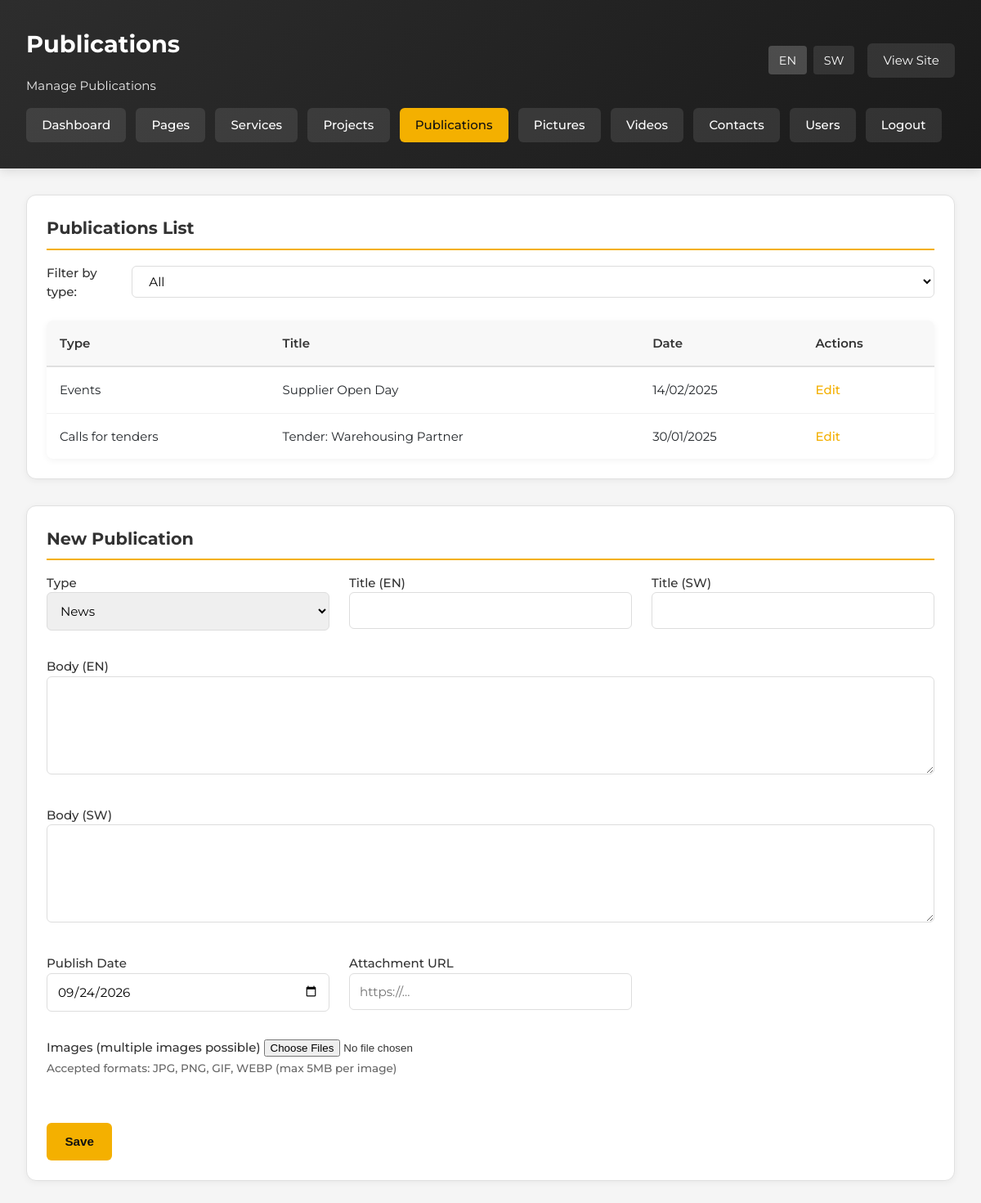
The page /admin/publications.php (signed in) on the database its author committed.
### tables this page shows
CREATE TABLE IF NOT EXISTS publications (
    id INT AUTO_INCREMENT PRIMARY KEY,
    type ENUM('events','training','national-holidays','international-holidays','calls-for-tenders','communicates') NOT NULL,
    title_en VARCHAR(255) NOT NULL,
    title_sw VARCHAR(255) NOT NULL,
    body_en TEXT,
    body_sw TEXT,
    attachment VARCHAR(255),
    published_on DATE,
    created_at TIMESTAMP DEFAULT CURRENT_TIMESTAMP,
    updated_at TIMESTAMP DEFAULT CURRENT_TIMESTAMP ON UPDATE CURRENT_TIMESTAMP
);

### includes/helpers.php (called while the page is built, shortened)
<?php
require_once __DIR__ . '/../config/config.php';
function currentLang(): string
{
    return $_SESSION['lang'] ?? 'en';
}
function t(string $key): string
{
    static $dictionary;
    if ($dictionary === null) {
        $dictionary = include __DIR__ . '/translations.php';
    }
    $lang = currentLang();
    return $dictionary[$key][$lang] ?? $key;
}
function getPublications(string $type = null): array
{
    if ($type) {
        $result = query('SELECT * FROM publications WHERE type = ? ORDER BY published_on DESC', [$type]);
    } else {
        $result = query('SELECT * FROM publications ORDER BY published_on DESC');
    }
    return $result ? $result->fetch_all(MYSQLI_ASSOC) : [];
}

### config/config.php (called while the page is built, shortened)
<?php
function db(): mysqli
{
    static $connection;
    if ($connection instanceof mysqli) {
        return $connection;
    }
    $connection = new mysqli(DB_HOST, DB_USER, DB_PASS, DB_NAME);
    $connection->set_charset('utf8mb4');
    return $connection;
}
function query(string $sql, array $params = [])
{
    $connection = db();
    if (!$params) {
        return $connection->query($sql);
    }
    $stmt = $connection->prepare($sql);
    $types = '';
    $values = [];
    $stmt->bind_param($types, ...$values);
    $stmt->execute();
    return $stmt->get_result();
}

### admin/publications.php (the view, shortened to what this page needs)
<?php
require_once __DIR__ . '/../includes/helpers.php';
$lang = currentLang();
$typeFilter = $_GET['type'] ?? null;
$publications = getPublications($typeFilter);
$editing = null;
?>
<!DOCTYPE html>
<html lang="<?= $lang === 'sw' ? 'sw' : 'en'; ?>">
<head>
    <link rel="stylesheet" href="../assets/css/style.css">
</head>
<body>
    <div class="admin-header">
        <div class="user-info">
            <div>
                <h1><?= t('admin.publications'); ?></h1>
                <p style="margin: 0; opacity: 0.9;"><?= t('admin.manage_publications'); ?></p>
            </div>
            <div style="display: flex; gap: 1rem; align-items: center;">
                <div class="language-switch" style="display: flex; gap: 0.5rem;">
                    <a class="<?= $lang === 'en' ? 'active' : ''; ?>" href="?lang=en<?= isset($_GET['id']) ? '&id=' . urlencode($_GET['id']) : ''; ?><?= isset($_GET['type']) ? '&type=' . urlencode($_GET['type']) : ''; ?>" style="color: white; text-decoration: none; padding: 0.4rem 0.8rem; background: <?= $lang === 'en' ? 'rgba(255,255,255,0.2)' : 'rgba(255,255,255,0.1)'; ?>; border-radius: 4px; font-size: 0.9rem;">EN</a>
                    <a class="<?= $lang === 'sw' ? 'active' : ''; ?>" href="?lang=sw<?= isset($_GET['id']) ? '&id=' . urlencode($_GET['id']) : ''; ?><?= isset($_GET['type']) ? '&type=' . urlencode($_GET['type']) : ''; ?>" style="color: white; text-decoration: none; padding: 0.4rem 0.8rem; background: <?= $lang === 'sw' ? 'rgba(255,255,255,0.2)' : 'rgba(255,255,255,0.1)'; ?>; border-radius: 4px; font-size: 0.9rem;">SW</a>
                </div>
                <a href="../index.php?lang=<?= $lang; ?>" style="color: white; text-decoration: none; padding: 0.6rem 1.2rem; background: rgba(255,255,255,0.1); border-radius: 6px;"><?= t('admin.view_site'); ?></a>
            </div>
        </div>
        <nav class="admin-nav">
            <a href="dashboard.php?lang=<?= $lang; ?>"><?= t('admin.dashboard'); ?></a>
            <a href="pages.php?lang=<?= $lang; ?>"><?= t('admin.pages'); ?></a>
            <a href="services.php?lang=<?= $lang; ?>"><?= t('admin.services'); ?></a>
            <a href="projects.php?lang=<?= $lang; ?>"><?= t('admin.projects'); ?></a>
            <a href="publications.php?lang=<?= $lang; ?>" style="background: var(--primary); color: #111;"><?= t('admin.publications'); ?></a>
            <a href="pictures.php?lang=<?= $lang; ?>"><?= t('admin.pictures'); ?></a>
            <a href="videos.php?lang=<?= $lang; ?>"><?= t('admin.videos'); ?></a>
            <a href="contacts.php?lang=<?= $lang; ?>"><?= t('admin.contacts'); ?></a>
            <a href="users.php?lang=<?= $lang; ?>"><?= t('admin.users'); ?></a>
            <a href="logout.php"><?= t('admin.logout'); ?></a>
        </nav>
    </div>
    <div class="admin-layout">
        <section class="dashboard-section">
            <h2><?= t('admin.publications_list'); ?></h2>
            <div class="filter-section">
                <form method="get">
                    <label>
                        <?= t('admin.filter_by_type'); ?>
                <select name="type" onchange="this.form.submit()">
                            <option value=""><?= t('admin.all'); ?></option>
                    <?php
                    $types = ['news', 'training', 'national-holidays', 'international-holidays', 'calls-for-tenders', 'communicates'];
                    ?>
                </select>
            </label>
        </form>
            </div>
        <table>
            <thead>
                <tr>
                    <th><?= t('admin.type'); ?></th>
                        <th><?= t('admin.title'); ?></th>
                    <th><?= t('admin.date'); ?></th>
                        <th><?= t('admin.actions'); ?></th>
                </tr>
            </thead>
            <tbody>
                    <?php if (empty($publications)): ?>
                        <tr>
                            <td colspan="4" style="text-align: center; color: #999; padding: 2rem;">
                                <?= t('admin.no_publications'); ?>
                            </td>
                        </tr>
                    <?php else: ?>
                <?php foreach ($publications as $pub): ?>
                    <tr>
                                <td><?= htmlspecialchars(ucfirst(str_replace('-', ' ', $pub['type']))); ?></td>
                        <td><?= htmlspecialchars($pub['title_en']); ?></td>
                                <td><?= htmlspecialchars(date('d/m/Y', strtotime($pub['published_on']))); ?></td>
                                <td><a href="?lang=<?= $lang; ?>&id=<?= $pub['id']; ?>"><?= t('admin.edit'); ?></a></td>
                    </tr>
                <?php endforeach; ?>
                    <?php endif; ?>
            </tbody>
        </table>
        </section>
        <section class="dashboard-section">
            <h2><?= $editing ? t('admin.edit_publication') : t('admin.new_publication'); ?></h2>
            <form method="post" enctype="multipart/form-data">
                <div class="form-grid">
            <label>
                <?= t('admin.type'); ?>
                <select name="type" required>
                    <?php foreach ($types as $type): ?>
                        <option value="<?= $type; ?>" <?= (($editing['type'] ?? '') === $type) ? 'selected' : ''; ?>><?= ucfirst(str_replace('-', ' ', $type)); ?></option>
                    <?php endforeach; ?>
                </select>
            </label>
            <label>
                        <?= t('admin.title_en'); ?>
                        <input type="text" name="title_en" value="<?= htmlspecialchars($editing['title_en'] ?? ''); ?>" required>
            </label>
            <label>
                        <?= t('admin.title_sw'); ?>
                        <input type="text" name="title_sw" value="<?= htmlspecialchars($editing['title_sw'] ?? ''); ?>" required>
            </label>
                    <label class="form-full-width">
                        <?= t('admin.body_en'); ?>
                <textarea name="body_en"><?= htmlspecialchars($editing['body_en'] ?? ''); ?></textarea>
            </label>
                    <label class="form-full-width">
                        <?= t('admin.body_sw'); ?>
                <textarea name="body_sw"><?= htmlspecialchars($editing['body_sw'] ?? ''); ?></textarea>
            </label>
            <label>
                        <?= t('admin.publish_date'); ?>
                <input type="date" name="published_on" value="<?= htmlspecialchars($editing['published_on'] ?? date('Y-m-d')); ?>">
            </label>
            <label>
                        <?= t('admin.attachment_url'); ?>
                        <input type="text" name="attachment" value="<?= htmlspecialchars($editing['attachment'] ?? ''); ?>" placeholder="https://...">
                    </label>
                    <label class="form-full-width">
                        <?= t('admin.images'); ?>
                        <input type="file" name="images[]" multiple accept="image/jpeg,image/jpg,image/png,image/gif,image/webp">
                        <span style="font-size: 0.85rem; color: #666; margin-top: 0.25rem; display: block;">
                            <?= t('admin.images_accepted'); ?>
                        </span>
            </label>
                </div>
                <button class="btn primary" type="submit" style="margin-top: 1.5rem;"><?= t('admin.save'); ?></button>
        </form>
        </section>
    </div>
</body>
</html>

### assets/css/style.css (style rules this page uses)
:root { --brand-dark: #1a1a1a; --brand-steel: #2d2d2d; --brand-gold: #f4b000; --brand-gold-dark: #c98900; --brand-gold-bright: #ffc933; --brand-gray: #f2f2f2; --ink: #212529; --muted: #5c6770; --line: #dde2e8; --white: #ffffff; --max-width: 1200px; --steel: var(--brand-dark); --gold: var(--brand-gold); --gold-bright: var(--brand-gold-bright); --gold-dark: var(--brand-gold-dark); --primary: var(--brand-gold); --primary-dark: var(--brand-gold-dark); --paper: #fff; --alaf-navy: var(--brand-dark); --alaf-blue: var(--brand-gold); --alaf-blue-mid: var(--brand-gold-dark); --alaf-gray: var(--brand-gray); }
* { box-sizing: border-box; margin: 0; padding: 0; }
html, body { overflow-x: hidden; }
body { font-family: 'Titillium Web', Arial, Helvetica, sans-serif; color: var(--ink); background: #fff; line-height: 1.55; font-size: 15px; }
a { color: inherit; }
.btn { display: inline-flex; align-items: center; justify-content: center; text-decoration: none; font-weight: 700; padding: .75rem 1.2rem; border: 2px solid transparent; }
.btn.primary { background: var(--brand-gold); color: #111; }

### admin/publications.php (style rules this page uses)
body { background: #f5f5f5; font-family: 'Montserrat', sans-serif; }
.admin-header { background: linear-gradient(135deg, #2d2d2d 0%, #1a1a1a 100%); color: white; padding: 2rem; margin-bottom: 2rem; box-shadow: 0 4px 12px rgba(0, 0, 0, 0.1); }
.admin-header h1 { margin: 0 0 1rem 0; font-size: 1.8rem; }
.admin-header .user-info { display: flex; justify-content: space-between; align-items: center; flex-wrap: wrap; gap: 1rem; }
.admin-nav { display: flex; flex-wrap: wrap; gap: 0.75rem; margin-top: 1rem; }
.admin-nav a { padding: 0.6rem 1.2rem; background: rgba(255, 255, 255, 0.1); color: white; text-decoration: none; border-radius: 6px; font-weight: 500; transition: background 0.2s ease; }
.admin-layout { max-width: 1400px; margin: 0 auto; padding: 0 2rem 2rem; }
.dashboard-section { background: white; border-radius: 12px; padding: 1.5rem; border: 1px solid #e0e0e0; box-shadow: 0 2px 8px rgba(0, 0, 0, 0.05); margin-bottom: 2rem; }
.dashboard-section h2 { margin: 0 0 1rem 0; color: #333; font-size: 1.3rem; border-bottom: 2px solid var(--primary); padding-bottom: 0.5rem; }
.filter-section { margin-bottom: 1.5rem; }
.filter-section label { display: flex; align-items: center; gap: 0.75rem; font-weight: 500; color: #333; }
.filter-section select { padding: 0.5rem 1rem; border: 1px solid #ddd; border-radius: 6px; font-size: 0.95rem; background: white; cursor: pointer; }
table { width: 100%; border-collapse: collapse; background: white; border-radius: 8px; overflow: hidden; box-shadow: 0 2px 8px rgba(0, 0, 0, 0.05); }
table thead { background: #f8f8f8; }
table th { padding: 1rem; text-align: left; font-weight: 600; color: #333; border-bottom: 2px solid #e0e0e0; }
table td { padding: 1rem; border-bottom: 1px solid #f0f0f0; }
table tbody tr:last-child td { border-bottom: none; }
table a { color: var(--primary); text-decoration: none; font-weight: 500; }
.form-grid { display: grid; grid-template-columns: repeat(auto-fit, minmax(300px, 1fr)); gap: 1.5rem; margin-bottom: 1.5rem; }
.form-full-width { grid-column: 1 / -1; }
label { display: block; margin-bottom: 0.5rem; font-weight: 500; color: #333; }
input[type="text"], input[type="date"], select, textarea { width: 100%; padding: 0.75rem; border: 1px solid #ddd; border-radius: 6px; font-size: 0.95rem; font-family: inherit; transition: border-color 0.2s ease; }
textarea { min-height: 120px; resize: vertical; }
.btn { padding: 0.9rem 1.4rem; border-radius: 6px; text-decoration: none; font-weight: 600; border: none; cursor: pointer; font-size: 0.95rem; transition: background 0.2s ease; }
.btn.primary { background: var(--primary); color: #111; }

### rows shown on the page
publications: type "Events", title_en "Supplier Open Day", published_on "14/02/2025"
publications: type "Calls for tenders", title_en "Tender: Warehousing Partner", published_on "30/01/2025"

### other values the page prints
t('admin.publications') "Publications"
t('admin.manage_publications') "Manage Publications"
t('admin.view_site') "View Site"
t('admin.dashboard') "Dashboard"
t('admin.pages') "Pages"
t('admin.services') "Services"
t('admin.projects') "Projects"
t('admin.pictures') "Pictures"
t('admin.videos') "Videos"
t('admin.contacts') "Contacts"
t('admin.users') "Users"
t('admin.logout') "Logout"
t('admin.publications_list') "Publications List"
t('admin.filter_by_type') "Filter by type:"
t('admin.type') "Type"
